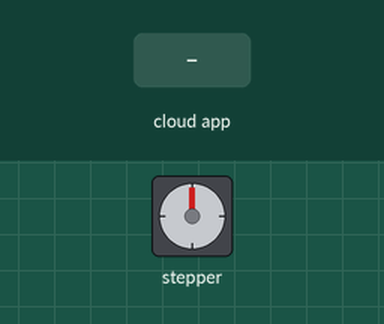
This sketch was run on a simulated ESP32. Shown: stepper motor. The inputs (shaded band) are chosen by the test bench. WiFi joins after 1.5 s; servers stay silent unless stated; the Firebase database answers and starts empty; stepper angles assume 2048 steps per turn; what the sketch prints to the serial monitor is not drawn.

Above: at 2.7 s.
2.8 s: the phone or cloud app sets turnCounterCW to 1
At 8.32 s:
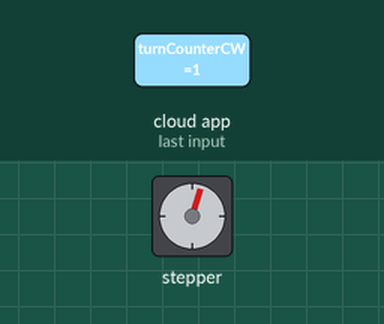
8.7 s: the phone or cloud app sets turnCW to 1
At 8.94 s:
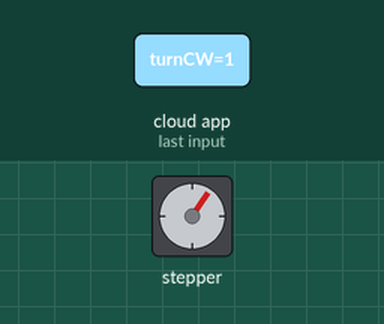
12.2 s: the phone or cloud app sets turnCW to 0
At 12.55 s:
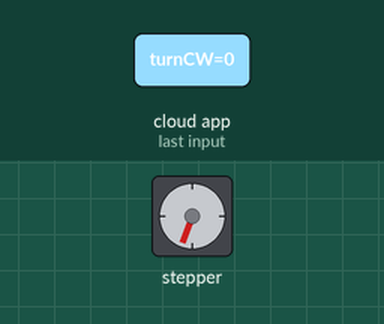
15.7 s: the phone or cloud app sets turnCounterCW to 0
Timing chart, 0 to 20.2 s (numbered marks = the images above; inputs shaded):
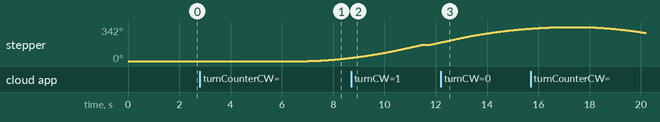

Measured:
- after the input at 2.8 s, stepper: keeps turning clockwise at about 20°/s, starting after 4.2 s

The sketch:

motor-firebase-comms.ino
```cpp
#include <WiFi.h>
#include <Firebase_ESP_Client.h>
#include <AccelStepper.h>
#include "addons/TokenHelper.h"
#include "addons/RTDBHelper.h"

#define WIFI_SSID "ESGalaxy"
#define WIFI_PASSWORD "tyxj1443"
#define API_KEY "AIzaSyC46BgxFQAMZo9Ibco7ZgtrDIn02ojc6Wg"
#define DATABASE_URL "https://smart-blinds-rtdb-default-rtdb.firebaseio.com/"

#define IN1 19
#define IN2 18
#define IN3 5
#define IN4 15
AccelStepper stepper (AccelStepper::FULL4WIRE, IN1, IN3, IN2, IN4);

FirebaseData fbdo;
FirebaseAuth auth;
FirebaseConfig config;

unsigned long sendDataPrevMillis = 0;
bool signupOK = false;

// Motor control variables (read from Firebase)
bool isTurnCounterCW = false;
bool isTurnCW = false;
bool isManual = true;

void setup() {
  // wifi & firebase setup - begin
  Serial.begin(115200);
  WiFi.begin(WIFI_SSID, WIFI_PASSWORD);
  Serial.print("Connecting to WiFi");

  while(WiFi.status() != WL_CONNECTED){
    Serial.print("."); delay(300);
  }
  Serial.println();
  Serial.print("Connected with IP: ");
  Serial.println(WiFi.localIP());
  Serial.println();

  //setup firebase connection
  config.api_key = API_KEY;
  config.database_url = DATABASE_URL;
  if(Firebase.signUp(&config, &auth, "", "")){
    Serial.println("signUp OK");
    signupOK = true;
  } else {
    Serial.println("ERROR: COULD NOT SIGN UP");
  }

  config.token_status_callback = tokenStatusCallback;
  Firebase.begin(&config, &auth);
  Firebase.reconnectWiFi(true);
  // wifi & firebase setup - end

  stepper.setMaxSpeed(5000);
  stepper.setAcceleration(100);
}

void loop() {
  stepper.run();

  if (Firebase.ready() && signupOK && (millis() - sendDataPrevMillis > 5000 || sendDataPrevMillis == 0)) {
    sendDataPrevMillis = millis();

    // Read DB value
    if (Firebase.RTDB.getBool(&fbdo, "/Motor/turnCounterCW")) {
      isTurnCounterCW = fbdo.boolData();
    }
    if (Firebase.RTDB.getBool(&fbdo, "/Motor/turnCW")) {
      isTurnCW = fbdo.boolData();
    }
  }

  if (isTurnCounterCW) {
    turnMotorCCW();
  }

  if (isTurnCW) {
    turnMotorCW();
  }

}

void turnMotorCCW() {
  stepper.moveTo(6144);

  if (stepper.distanceToGo() == 0) {
    isTurnCounterCW = false;
    Firebase.RTDB.setBool(&fbdo, "/Motor/turnCounterCW", false);
  }
}

void turnMotorCW(){
  stepper.moveTo(-6144);

  if (stepper.distanceToGo() == 0) {
    isTurnCW = false;
    Firebase.RTDB.setBool(&fbdo, "/Motor/turnCW", false);
  }
}
```
